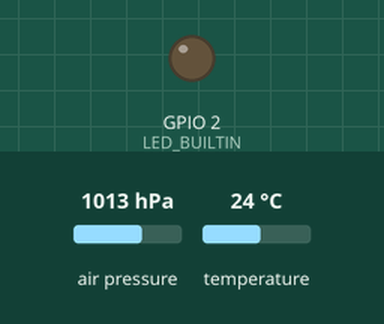
The sketch below on a simulated ESP8266 (NodeMCU). On the bench: output pins drawn as LEDs (lit = HIGH, except the on-board LED, lit = LOW). Inputs (shaded band) come from the test bench; at power-on: air pressure 1013 hPa, temperature 24 °C. WiFi joins after 1.5 s; servers stay silent unless stated; uploads are accepted with an empty reply; what the sketch prints to the serial monitor is not drawn. At 1.7 s the program puts the board to deep sleep or switches it off; the recording ends there.

Above: at 0.1 s.
At 1.61 s:
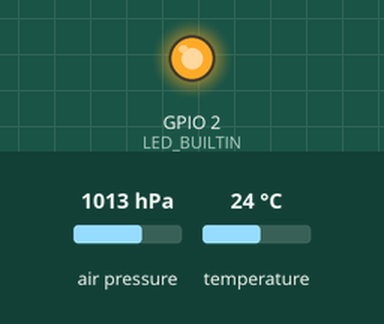
Timing chart, 0 to 1.7 s (numbered marks = the images above):
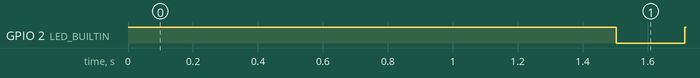

Measured:
- by itself, GPIO 2 (LED_BUILTIN): LOW → HIGH at 0.00 s, → LOW 1.5 s later, → HIGH 0.21 s later

The sketch:

EdgeDevice.ino
```cpp
#include <ESP8266WiFi.h>
#include <ESP8266HTTPClient.h>
#include <WiFiClient.h>
#include <Wire.h>
#include <SPI.h>
#include <Adafruit_BMP280.h>
#include <ArduinoJson.h>

#include <WiFiClientSecureBearSSL.h>

#define BMP_SCK  (13)
#define BMP_MISO (12)
#define BMP_MOSI (11)
#define BMP_CS   (10)

#ifndef STASSID
#define STASSID "**" // Wifi Name
#define STAPSK  "**" // Wifi password
#endif

const char* ssid = STASSID;
const char* password = STAPSK;

// Fingerprint for demo URL, expires on June 2, 2021, needs to be updated well before this date
const uint8_t fingerprint[20] = {0x40, 0xaf, 0x00, 0x6b, 0xec, 0x90, 0x22, 0x41, 0x8e, 0xa3, 0xad, 0xfa, 0x1a, 0xe8, 0x25, 0x41, 0x1d, 0x1a, 0x54, 0xb3};

//My app domain from heroku
const char* serverName = "https://pressure-temperature-logging.herokuapp.com/values";

// the following variables are unsigned longs because the time, measured in
// milliseconds, will quickly become a bigger number than can be stored in an int.
unsigned long lastTime = 0;
// Timer set to 10 minutes (600000)
unsigned long timerDelay = 600000;
// Set timer to 5 seconds (5000)
//unsigned long timerDelay = 5000;

Adafruit_BMP280 bmp; // I2C

void setup() {

  Serial.begin(115200);
  pinMode(LED_BUILTIN, OUTPUT);
  digitalWrite(LED_BUILTIN, 1);

  WiFi.begin(ssid, password);
  Serial.println("Connecting");
  while (WiFi.status() != WL_CONNECTED) {
    delay(500);
    Serial.print(".");
  }
  Serial.println("");
  Serial.print("Connected to WiFi network with IP Address: ");
  Serial.println(WiFi.localIP());

  if (!bmp.begin()) {
    Serial.println(F("Could not find a valid BMP280 sensor, check wiring!"));
    while (1);
  }

  /* Default settings from datasheet. */
  bmp.setSampling(Adafruit_BMP280::MODE_NORMAL,     /* Operating Mode. */
                  Adafruit_BMP280::SAMPLING_X1,     /* Temp. oversampling */
                  Adafruit_BMP280::SAMPLING_X1,    /* Pressure oversampling */
                  Adafruit_BMP280::FILTER_OFF,      /* Filtering. */
                  Adafruit_BMP280::STANDBY_MS_500); /* Standby time. */

  sendData();
  Serial.println("I'm going to sleep for 10 minutes, see ya!");
  ESP.deepSleep(600e6); // Deep sleep mode

}

void sendData() {
  if (WiFi.status() == WL_CONNECTED) {
      std::unique_ptr<BearSSL::WiFiClientSecure>client(new BearSSL::WiFiClientSecure);
      client->setInsecure();

      HTTPClient http;

      digitalWrite(LED_BUILTIN, 0);

      /**
       * Obtiene las lecturas de los
       * sensores
       */
      float temp = bmp.readTemperature();
      float pres = bmp.readPressure();
      float alt = bmp.readAltitude(1013.25);

      const int capacity = JSON_OBJECT_SIZE(2);
      StaticJsonDocument<capacity> doc;
      JsonObject obj = doc.to<JsonObject>();

      obj["temperature"] = temp;
      obj["pressure"]   = pres / 100;

      char output[128];
      serializeJson(doc, output);

      Serial.print("Se enviara el siguiente JSON: ");
      Serial.println(output);

      // Your Domain name with URL path or IP address with path
      http.begin(*client, serverName);
      Serial.print("Conectado a ");
      Serial.println(serverName);

      // Specify content-type header
      http.addHeader("Content-Type", "application/json");
      http.addHeader("Accept", "application/json");

      int httpResponseCode = http.POST(output);

      Serial.print("HTTP Response code: ");
      Serial.println(httpResponseCode);
      String payload = http.getString();
      Serial.println(payload);

      if (httpResponseCode == 201) {
        Serial.println("Datos enviados exitosamente al servidor");
      } else {
        Serial.println("No se pudo enviar los datos a Heroku");
      }

      digitalWrite(LED_BUILTIN, 1);
      // Free resources
      http.end();
    }
    else {
      Serial.println("WiFi Disconnected");
    }
}

void loop(void) {}
```
